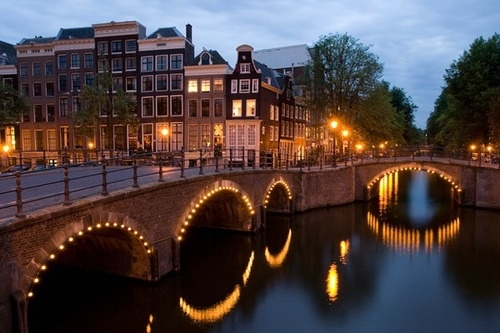
#> input picture imagens/ponte.jpg, 500 x 333 px
$ python espelhar_Horz.py imagens/ponte.jpg out.png
#> lines starting #> are read from the running program, lines starting #| are printed output that depends on the picture
import sys
from PIL import Image, ImageFilter

if __name__ == "__main__":
    print(f'Quantos argumentos: {len(sys.argv)}')
    for i, arg in enumerate(sys.argv):
        print(f"Argumento {i}: {arg}")

imagemOriginal = Image.open(sys.argv[1])
#> imagemOriginal is the input picture: PIL image 500x333 RGB; mean R, G, B 79.6, 67.1, 68.1
imagemEspelhadaHorz = imagemOriginal.transpose(Image.FLIP_LEFT_RIGHT)
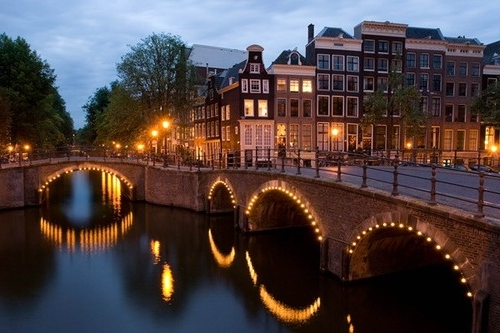
#> imagemEspelhadaHorz: PIL image 500x333 RGB; mean R, G, B 79.6, 67.1, 68.1
imagemEspelhadaHorz.save(sys.argv[2])
